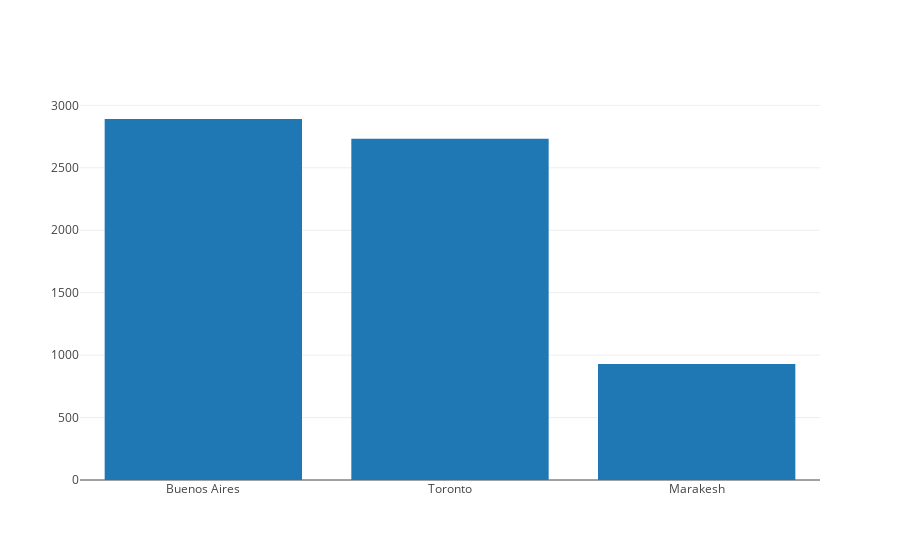

Here is the notebook cell this chart was saved with:
### Markdown cell above
Next, we retrieve the first three city names, stored as the `'City'` attribute of each dictionary, and `'Population'` of each of the cities.  Then we plot the names as our `x_values` and the populations as our `y_values`.

### Code cell
import plotly

plotly.offline.init_notebook_mode(connected=True)

x_values = [cities[0]['City'], cities[1]['City'], cities[2]['City']]
y_values = [cities[0]['Population'], cities[1]['Population'], cities[2]['Population']]
trace_first_three_pops = {'x': x_values, 'y': y_values, 'type': 'bar'}
plotly.offline.iplot([trace_first_three_pops])

### Figure 1 — Plotly figure (JSON) as saved in the notebook; plotly's stock layout.template omitted (floating-point values rounded to 4 significant figures)
{"data": [{"type": "bar", "uid": "707f036a-f51c-11e9-a272-2f01d4fcf69c", "x": ["Buenos Aires", "Toronto", "Marakesh"], "y": [2891, 2732, 929]}], "layout": {}}
